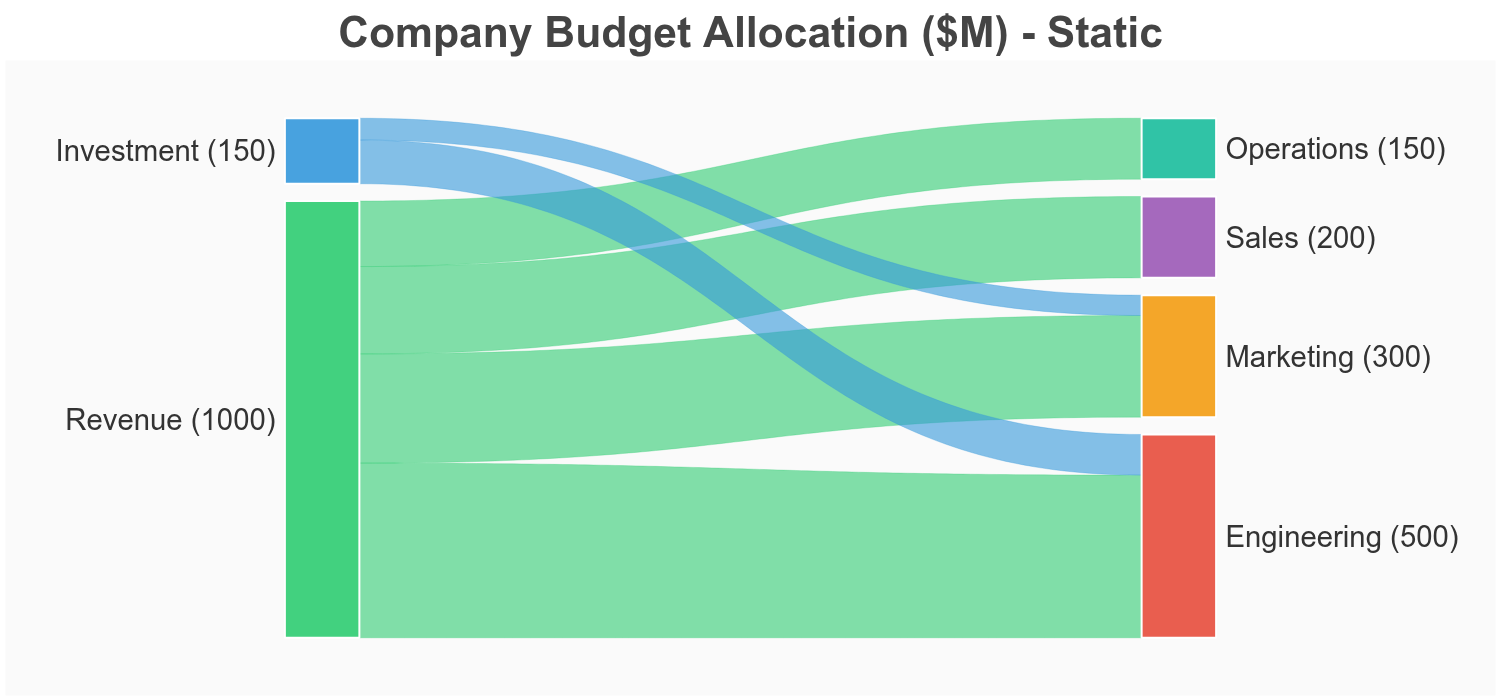

The Python source for this figure:
from bokeh_rocks import *
budget_flows = [
    {"source": "Revenue", "target": "Engineering", "value": 400},
    {"source": "Revenue", "target": "Marketing", "value": 250},
    {"source": "Revenue", "target": "Sales", "value": 200},
    {"source": "Revenue", "target": "Operations", "value": 150},
    {"source": "Investment", "target": "Engineering", "value": 100},
    {"source": "Investment", "target": "Marketing", "value": 50},
]

budget_source_colors = {"Revenue": "#2ECC71", "Investment": "#3498DB"}
budget_target_colors = {
    "Engineering": "#E74C3C",
    "Marketing": "#F39C12",
    "Sales": "#9B59B6",
    "Operations": "#1ABC9C"
}

diagram3 = create_sankey(
    budget_flows, 
    source_colors=budget_source_colors,
    target_colors=budget_target_colors,
    title="Company Budget Allocation ($M) - Static",
    flow_alpha=0.6,
    interactive=False  # No hover effects
)
show(diagram3)
save_plot(diagram3, 'output/sankey_04')
